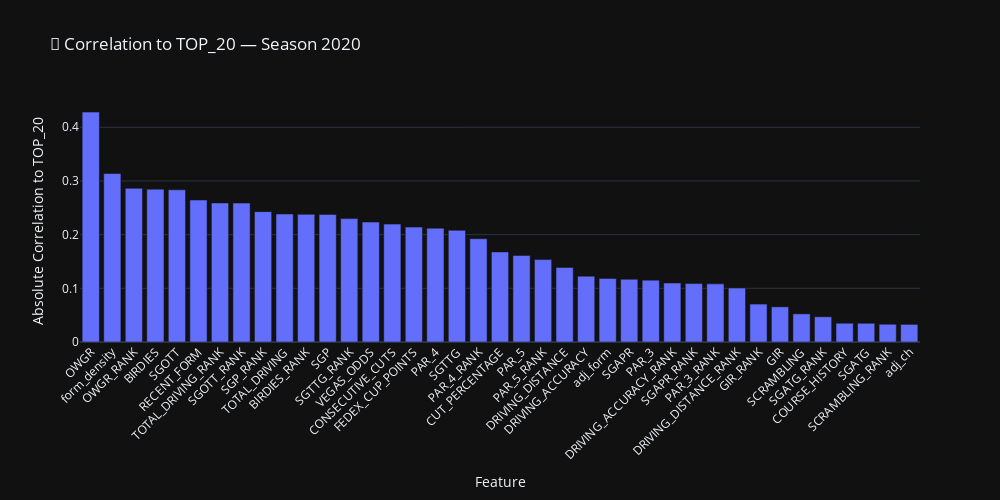
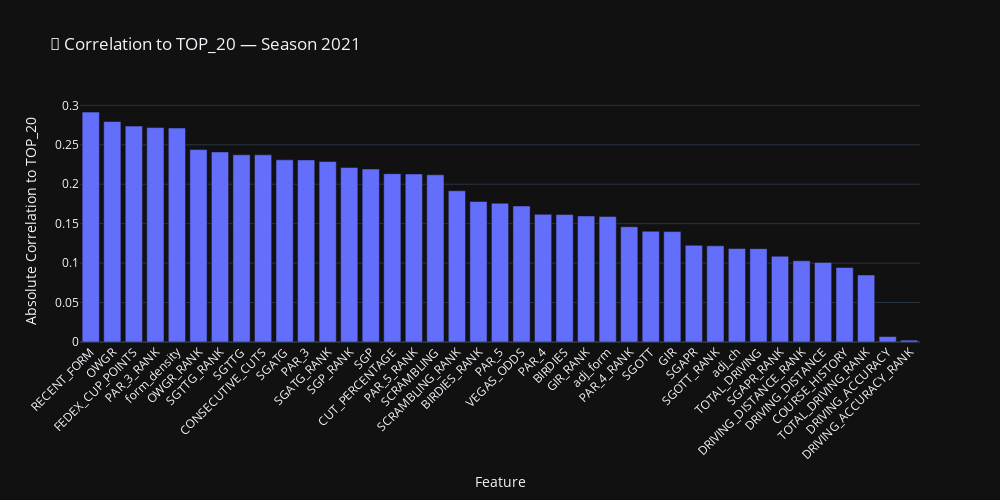
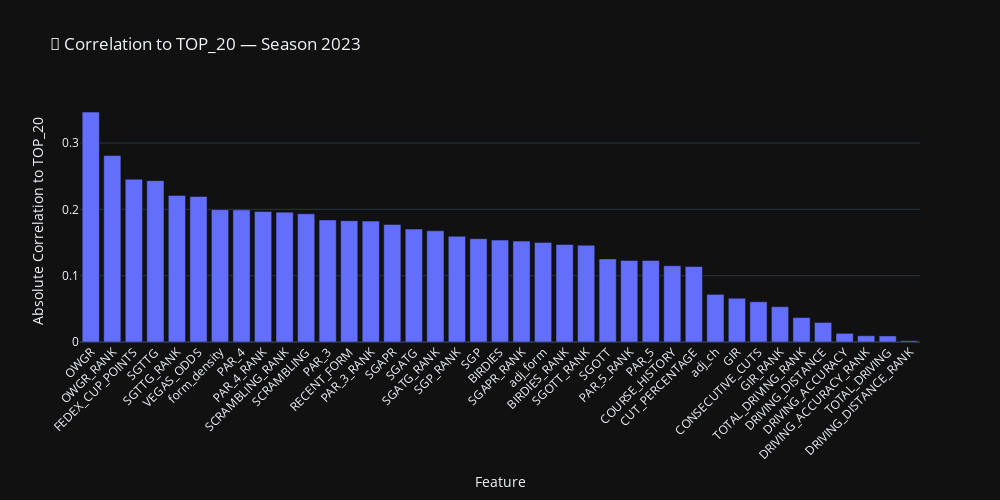
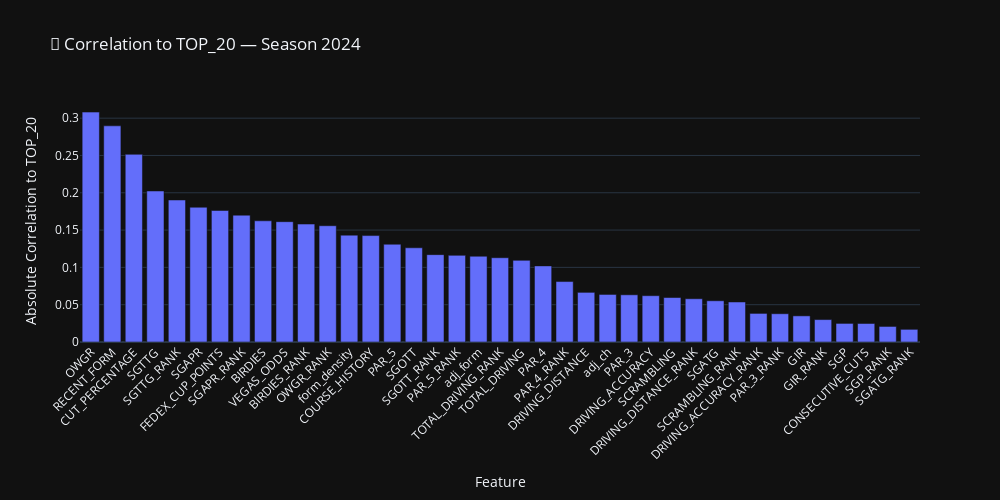

Notebook code for these charts, in order:
### Markdown cell above
## Correlations
**Last 4 Years**

### Code cell
import plotly.express as px

# Get the 4 most recent seasons (or fewer if not available)
available_seasons = sorted(training_df["SEASON"].unique())[-4:]

# Dictionary to store correlation results
correlation_frames = {}

# Calculate correlations for each season
for season in available_seasons:
    df = training_df[training_df["SEASON"] == season].copy()

    # Numeric features only, drop final result
    numeric = df.select_dtypes(include=["float64", "int64"]).drop(columns=["FINAL_POS", "SEASON"], errors="ignore")

    # Skip if TOP_20 is not present
    if "TOP_20" not in numeric.columns:
        continue

    # Correlation with TOP_20
    cor = numeric.corr().abs()["TOP_20"].drop("TOP_20", errors="ignore").sort_values(ascending=False)
    cor_df = cor.reset_index()
    cor_df.columns = ["Feature", "Correlation"]
    correlation_frames[season] = cor_df

# Plot one bar chart per season
for season, cor_df in correlation_frames.items():
    fig = px.bar(
        cor_df,
        x="Feature",
        y="Correlation",
        title=f"🔎 Correlation to TOP_20 — Season {int(season)}",
        height=500,
        width=1000
    )

    fig.update_layout(
        xaxis_title="Feature",
        yaxis_title="Absolute Correlation to TOP_20",
        template="plotly_dark",
        xaxis_tickangle=-45
    )

    fig.show()

### Figure 1 — Plotly figure (JSON) as saved in the notebook; plotly's stock layout.template omitted (floating-point values rounded to 4 significant figures)
{"data": [{"hovertemplate": "Feature=%{x}<br>Correlation=%{y}<extra></extra>", "legendgroup": "", "marker": {"color": "#636efa", "pattern": {"shape": ""}}, "name": "", "orientation": "v", "showlegend": false, "textposition": "auto", "type": "bar", "x": ["OWGR", "form_density", "OWGR_RANK", "BIRDIES", "SGOTT", "RECENT_FORM", "TOTAL_DRIVING_RANK", "SGOTT_RANK", "SGP_RANK", "TOTAL_DRIVING", "BIRDIES_RANK", "SGP", "SGTTG_RANK", "VEGAS_ODDS", "CONSECUTIVE_CUTS", "FEDEX_CUP_POINTS", "PAR_4", "SGTTG", "PAR_4_RANK", "CUT_PERCENTAGE", "PAR_5", "PAR_5_RANK", "DRIVING_DISTANCE", "DRIVING_ACCURACY", "adj_form", "SGAPR", "PAR_3", "DRIVING_ACCURACY_RANK", "SGAPR_RANK", "PAR_3_RANK", "DRIVING_DISTANCE_RANK", "GIR_RANK", "GIR", "SCRAMBLING", "SGATG_RANK", "COURSE_HISTORY", "SGATG", "SCRAMBLING_RANK", "adj_ch"], "xaxis": "x", "y": [0.4283, 0.3138, 0.2862, 0.2847, 0.2835, 0.2645, 0.2591, 0.2588, 0.2428, 0.2385, 0.2378, 0.2377, 0.2299, 0.2234, 0.2196, 0.214, 0.212, 0.2081, 0.1924, 0.1678, 0.1612, 0.1535, 0.1389, 0.1227, 0.1184, 0.1169, 0.1152, 0.11, 0.1088, 0.1083, 0.1005, 0.07065, 0.06554, 0.05239, 0.047, 0.03497, 0.03485, 0.03308, 0.03281], "yaxis": "y"}], "layout": {"barmode": "relative", "height": 500, "legend": {"tracegroupgap": 0}, "title": {"text": "🔎 Correlation to TOP_20 — Season 2020"}, "width": 1000, "xaxis": {"anchor": "y", "domain": [0, 1], "tickangle": -45, "title": {"text": "Feature"}}, "yaxis": {"anchor": "x", "domain": [0, 1], "title": {"text": "Absolute Correlation to TOP_20"}}}}

### Figure 2 — Plotly figure (JSON) as saved in the notebook; plotly's stock layout.template omitted (floating-point values rounded to 4 significant figures)
{"data": [{"hovertemplate": "Feature=%{x}<br>Correlation=%{y}<extra></extra>", "legendgroup": "", "marker": {"color": "#636efa", "pattern": {"shape": ""}}, "name": "", "orientation": "v", "showlegend": false, "textposition": "auto", "type": "bar", "x": ["RECENT_FORM", "OWGR", "FEDEX_CUP_POINTS", "PAR_3_RANK", "form_density", "OWGR_RANK", "SGTTG_RANK", "SGTTG", "CONSECUTIVE_CUTS", "SGATG", "PAR_3", "SGATG_RANK", "SGP_RANK", "SGP", "CUT_PERCENTAGE", "PAR_5_RANK", "SCRAMBLING", "SCRAMBLING_RANK", "BIRDIES_RANK", "PAR_5", "VEGAS_ODDS", "PAR_4", "BIRDIES", "GIR_RANK", "adj_form", "PAR_4_RANK", "SGOTT", "GIR", "SGAPR", "SGOTT_RANK", "adj_ch", "TOTAL_DRIVING", "SGAPR_RANK", "DRIVING_DISTANCE_RANK", "DRIVING_DISTANCE", "COURSE_HISTORY", "TOTAL_DRIVING_RANK", "DRIVING_ACCURACY", "DRIVING_ACCURACY_RANK"], "xaxis": "x", "y": [0.2915, 0.2795, 0.2738, 0.2718, 0.2713, 0.2439, 0.241, 0.2374, 0.2373, 0.2309, 0.2308, 0.2288, 0.2213, 0.2193, 0.2134, 0.2131, 0.212, 0.1917, 0.1781, 0.176, 0.1724, 0.1619, 0.1616, 0.1598, 0.1592, 0.1462, 0.1404, 0.14, 0.1226, 0.122, 0.1185, 0.1184, 0.1087, 0.103, 0.1009, 0.09446, 0.0849, 0.006926, 0.002389], "yaxis": "y"}], "layout": {"barmode": "relative", "height": 500, "legend": {"tracegroupgap": 0}, "title": {"text": "🔎 Correlation to TOP_20 — Season 2021"}, "width": 1000, "xaxis": {"anchor": "y", "domain": [0, 1], "tickangle": -45, "title": {"text": "Feature"}}, "yaxis": {"anchor": "x", "domain": [0, 1], "title": {"text": "Absolute Correlation to TOP_20"}}}}

### Figure 3 — Plotly figure (JSON) as saved in the notebook; plotly's stock layout.template omitted (floating-point values rounded to 4 significant figures)
{"data": [{"hovertemplate": "Feature=%{x}<br>Correlation=%{y}<extra></extra>", "legendgroup": "", "marker": {"color": "#636efa", "pattern": {"shape": ""}}, "name": "", "orientation": "v", "showlegend": false, "textposition": "auto", "type": "bar", "x": ["OWGR", "OWGR_RANK", "FEDEX_CUP_POINTS", "SGTTG", "SGTTG_RANK", "VEGAS_ODDS", "form_density", "PAR_4", "PAR_4_RANK", "SCRAMBLING_RANK", "SCRAMBLING", "PAR_3", "RECENT_FORM", "PAR_3_RANK", "SGAPR", "SGATG", "SGATG_RANK", "SGP_RANK", "SGP", "BIRDIES", "SGAPR_RANK", "adj_form", "BIRDIES_RANK", "SGOTT_RANK", "SGOTT", "PAR_5_RANK", "PAR_5", "COURSE_HISTORY", "CUT_PERCENTAGE", "adj_ch", "GIR", "CONSECUTIVE_CUTS", "GIR_RANK", "TOTAL_DRIVING_RANK", "DRIVING_DISTANCE", "DRIVING_ACCURACY", "DRIVING_ACCURACY_RANK", "TOTAL_DRIVING", "DRIVING_DISTANCE_RANK"], "xaxis": "x", "y": [0.3466, 0.2811, 0.2454, 0.2433, 0.221, 0.2195, 0.1995, 0.1992, 0.1968, 0.1958, 0.1933, 0.184, 0.1829, 0.1823, 0.1774, 0.1703, 0.1676, 0.1594, 0.1558, 0.1537, 0.1521, 0.1502, 0.147, 0.146, 0.1253, 0.1231, 0.1229, 0.115, 0.1138, 0.07179, 0.06596, 0.0607, 0.05328, 0.03684, 0.02946, 0.01307, 0.009454, 0.009122, 0.001969], "yaxis": "y"}], "layout": {"barmode": "relative", "height": 500, "legend": {"tracegroupgap": 0}, "title": {"text": "🔎 Correlation to TOP_20 — Season 2023"}, "width": 1000, "xaxis": {"anchor": "y", "domain": [0, 1], "tickangle": -45, "title": {"text": "Feature"}}, "yaxis": {"anchor": "x", "domain": [0, 1], "title": {"text": "Absolute Correlation to TOP_20"}}}}

### Figure 4 — Plotly figure (JSON) as saved in the notebook; plotly's stock layout.template omitted (floating-point values rounded to 4 significant figures)
{"data": [{"hovertemplate": "Feature=%{x}<br>Correlation=%{y}<extra></extra>", "legendgroup": "", "marker": {"color": "#636efa", "pattern": {"shape": ""}}, "name": "", "orientation": "v", "showlegend": false, "textposition": "auto", "type": "bar", "x": ["OWGR", "RECENT_FORM", "CUT_PERCENTAGE", "SGTTG", "SGTTG_RANK", "SGAPR", "FEDEX_CUP_POINTS", "SGAPR_RANK", "BIRDIES", "VEGAS_ODDS", "BIRDIES_RANK", "OWGR_RANK", "form_density", "COURSE_HISTORY", "PAR_5", "SGOTT", "SGOTT_RANK", "PAR_5_RANK", "adj_form", "TOTAL_DRIVING_RANK", "TOTAL_DRIVING", "PAR_4", "PAR_4_RANK", "DRIVING_DISTANCE", "adj_ch", "PAR_3", "DRIVING_ACCURACY", "SCRAMBLING", "DRIVING_DISTANCE_RANK", "SGATG", "SCRAMBLING_RANK", "DRIVING_ACCURACY_RANK", "PAR_3_RANK", "GIR", "GIR_RANK", "SGP", "CONSECUTIVE_CUTS", "SGP_RANK", "SGATG_RANK"], "xaxis": "x", "y": [0.3081, 0.2897, 0.2515, 0.2024, 0.1903, 0.1806, 0.1762, 0.17, 0.1624, 0.1612, 0.158, 0.1558, 0.1432, 0.1426, 0.131, 0.1263, 0.1171, 0.1161, 0.115, 0.1129, 0.1094, 0.102, 0.081, 0.06653, 0.06373, 0.06326, 0.06207, 0.05959, 0.05797, 0.05525, 0.05364, 0.03832, 0.03789, 0.03501, 0.03004, 0.02491, 0.0248, 0.02084, 0.01695], "yaxis": "y"}], "layout": {"barmode": "relative", "height": 500, "legend": {"tracegroupgap": 0}, "title": {"text": "🔎 Correlation to TOP_20 — Season 2024"}, "width": 1000, "xaxis": {"anchor": "y", "domain": [0, 1], "tickangle": -45, "title": {"text": "Feature"}}, "yaxis": {"anchor": "x", "domain": [0, 1], "title": {"text": "Absolute Correlation to TOP_20"}}}}
